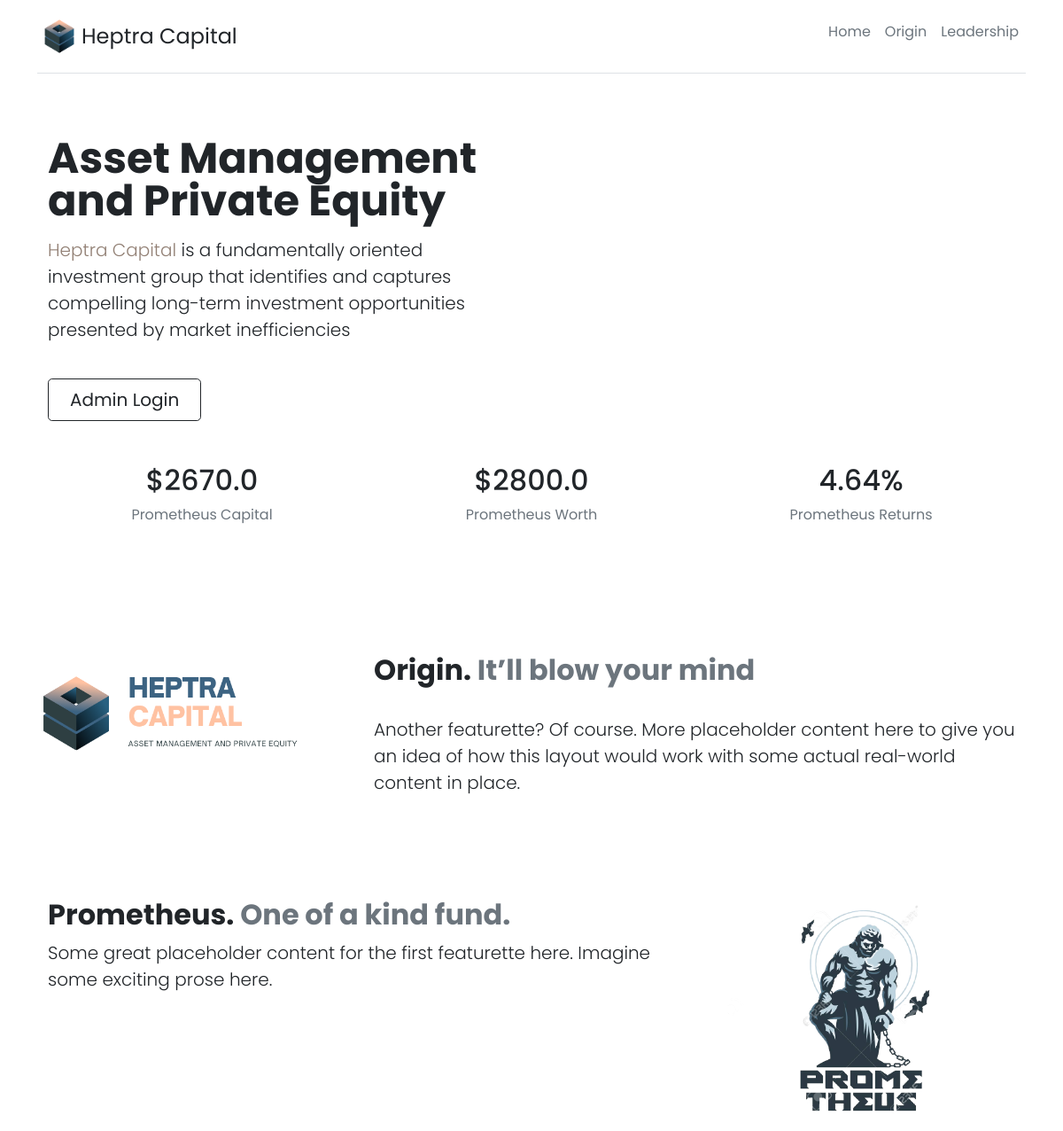
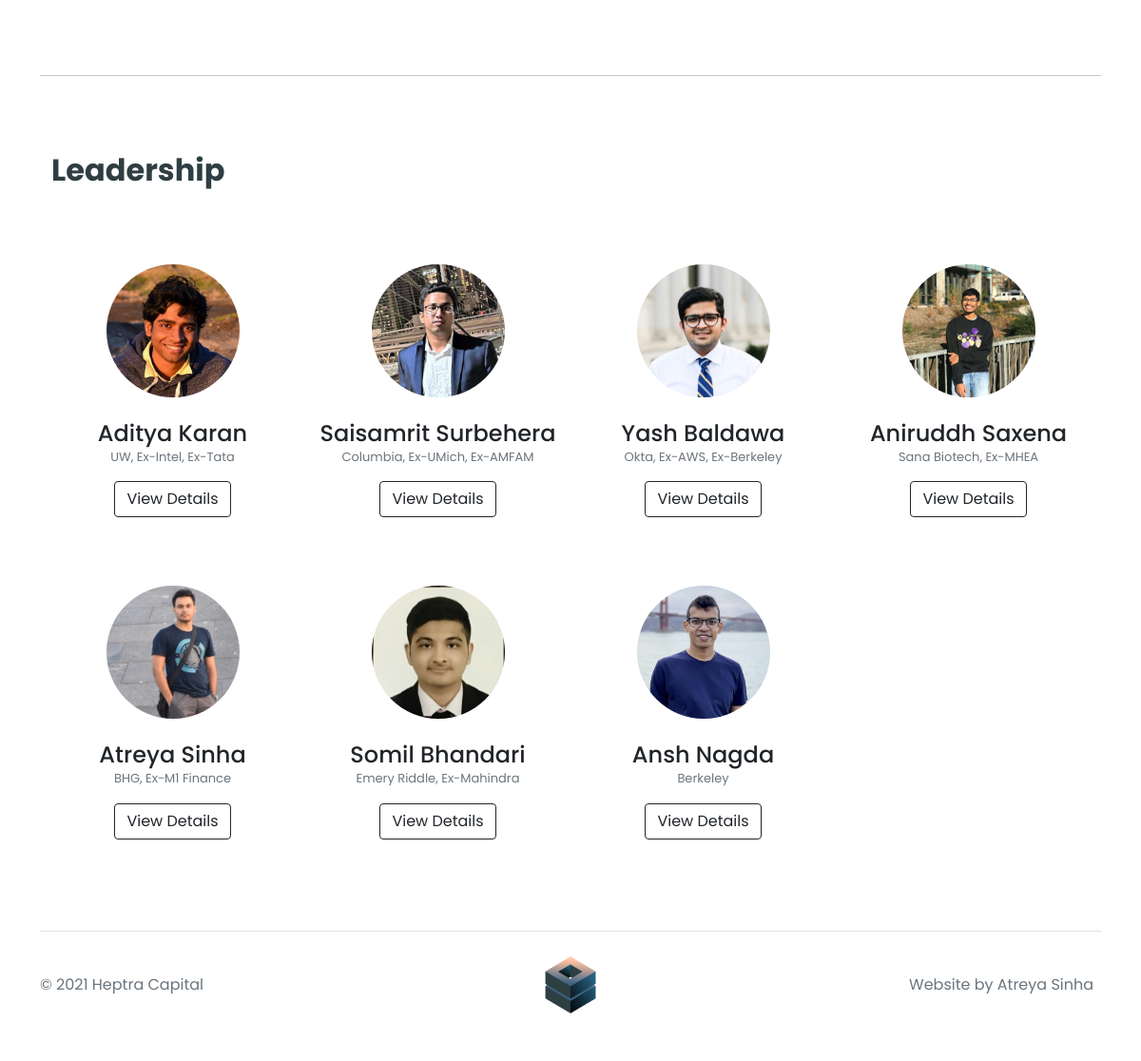
The page / on the database its author committed (2 pictures, top to bottom).
### sscapital/models.py (models this page shows, shortened)
class Prometheus(models.Model):
    capital = models.FloatField(default=0.0)
    value = models.FloatField(default=0.0)
    returns = models.FloatField(default=0.0)

class Investors(models.Model):
    full_name = models.CharField(max_length=50, null=False)
    description = models.CharField(max_length=100, null=False)
    image = models.ImageField(upload_to='PROFILE_IMAGE')

### sscapital/views.py (the view)
# urls.py: path('', views.LandingPage.as_view(), name='home'),
class LandingPage(View):
    def get(self, request):
        investors = Investors.objects.all()
        prometheus = Prometheus.objects.get(id=1)
        return render(request, 'index.html', {'investors': investors, 'prometheus': prometheus})

### templates/index.html (shortened to what this page needs)
{% extends 'base.html' %} {% load static %} {% block content %}
<div class="container  px-4">
    <div class="row flex-lg-row-reverse align-items-center g-5 py-5">
        <div class="col-lg-6">
            <h1 class="display-5 fw-bold lh-1 mb-3">Asset Management and Private Equity</h1>
            <p class="lead"><span style="color: #928075ff;">Heptra Capital</span> is a fundamentally oriented investment group that identifies and captures compelling long-term investment opportunities presented by market inefficiencies</p>
            <br>
            <div class="d-grid gap-2 d-md-flex justify-content-md-start">
                {% if request.user.is_authenticated %}
                    <a href="{% url 'administrator' %}" class="btn btn-outline-dark btn-lg px-4 me-md-2">Admin Login</a>
                {% else %}
                    <a href="{% url 'login' %}" class="btn btn-outline-dark btn-lg px-4 me-md-2">Admin Login</a>
                {% endif %}
            </div>
        </div>
    </div>
    {% include "prometheus.html" %}
</div>
<br><br><br>
<div id="origin" class="container">
    <div class="row featurette">
        <div class="col-md-8 order-md-2">
            <h2 class="py-4 fw-bold">Origin. <span class="text-muted">It’ll blow your mind</span></h2>
            <p class="lead">Another featurette? Of course. More placeholder content here to give you an idea of how this layout would work with some actual real-world content in place.</p>
        </div>
        <div class="col-md-4 order-md-1">
            <img src="{% static '/assets/Origin.png' %}" class="bd-placeholder-img bd-placeholder-img-lg featurette-image img-fluid mx-auto" width="300" height="400" role="img" preserveAspectRatio="xMidYMid slice" focusable="false"></img>
        </div>
    </div>
    <div class="container">
        <div class="row featurette">
            <div class="col-md-8">
                <h2 class="fw-bold">Prometheus. <span class="text-muted">One of a kind fund.</span></h2>
                <p class="lead">Some great placeholder content for the first featurette here. Imagine some exciting prose here.</p>
            </div>
            <div class="col-md-4">
                <img src="{% static '/assets/Prometheus.png' %}" class="bd-placeholder-img bd-placeholder-img-lg featurette-image img-fluid mx-auto" width="600" height="500" role="img" aria-label="Placeholder: 500x500" preserveAspectRatio="xMidYMid slice" focusable="false"></img>
            </div>
        </div>
    </div>
    <hr class="featurette-divider">
</div>
<div id="leadership" class="container px-4" id="icon-grid">
    <h2 class="fw-bold" style="color: #2F3E42ff;">Leadership</h2>
    <br><br><br>
    <div class="row row-cols-lg-4">
        {% for i in investors %}
        <div class="">
            <div class=" text-center">
                <img src="{{ i.image.url }}" class="bd-placeholder-img rounded-circle" width="140" height="140" xmlns="http://www.w3.org/2000/svg" role="img" aria-label="Placeholder: 140x140" preserveAspectRatio="xMidYMid slice" focusable="false">
                <br> <br>
                <div>
                    <h4 class="mb-0">{{i.full_name}} </h4>
                    <p class="text-muted" style="font-size: small;">{{i.description}}</p>
                </div>
                <a href="{% url 'dashboard' i.id %}" class="btn btn-outline-dark">View Details</a>
            </div>
            <br><br><br>
        </div>
        {% endfor %}
    </div>
</div>
{% endblock %}

### templates/prometheus.html (shortened to what this page needs)
<div class="row text-center">
    <div class="col-lg-4">
        <h2>${{prometheus.capital}}</h2>
        <span class="text-muted">Prometheus Capital</span>
    </div>
    <div class="col-lg-4">
        <h2>${{prometheus.value}}</h2>
        <span class="text-muted">Prometheus Worth</span>
    </div>
    <div class="col-lg-4">
        <h2>{{prometheus.returns}}%</h2>
        <span class="text-muted">Prometheus Returns</span>
    </div>
</div>
<br><br>

### static/css/style.css (style rules this page uses)
* { margin: 0; padding: 0; box-sizing: border-box; font-family: 'Poppins', sans-serif; }
.featurette-divider { margin: 5rem 0; }

### rows shown on the page
Prometheus: capital "2670.0", value "2800.0", returns "4.64"
Investors: image (picture), full_name "Aditya Karan", description "UW, Ex-Intel, Ex-Tata"
Investors: image (picture), full_name "Saisamrit Surbehera", description "Columbia, Ex-UMich, Ex-AMFAM"
Investors: image (picture), full_name "Yash Baldawa", description "Okta, Ex-AWS, Ex-Berkeley"
Investors: image (picture), full_name "Aniruddh Saxena", description "Sana Biotech, Ex-MHEA"
Investors: image (picture), full_name "Atreya Sinha", description "BHG, Ex-M1 Finance"
Investors: image (picture), full_name "Somil Bhandari", description "Emery Riddle, Ex-Mahindra"
Investors: image (picture), full_name "Ansh Nagda", description "Berkeley"
